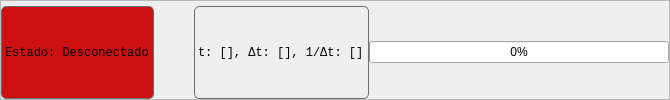
        <widget class="QFrame" name="footerMainFrame">
         <property name="minimumSize">
          <size>
           <width>0</width>
           <height>25</height>
          </size>
         </property>
         <property name="frameShape">
          <enum>QFrame::StyledPanel</enum>
         </property>
         <property name="frameShadow">
          <enum>QFrame::Raised</enum>
         </property>
         <layout class="QHBoxLayout" name="horizontalLayout_12">
          <property name="spacing">
           <number>0</number>
          </property>
          <property name="leftMargin">
           <number>0</number>
          </property>
          <property name="topMargin">
           <number>5</number>
          </property>
          <property name="rightMargin">
           <number>0</number>
          </property>
          <property name="bottomMargin">
           <number>0</number>
          </property>
          <item>
           <widget class="QLabel" name="connectionStatusLabel">
            <property name="font">
             <font>
              <family>consolas</family>
              <pointsize>9</pointsize>
              <italic>false</italic>
              <bold>false</bold>
             </font>
            </property>
            <property name="styleSheet">
             <string notr="true">*
{
background-color: #cd0f0f;
font-family: consolas;
border: 1px solid rgb(109, 109, 109);
border-radius: 5px;
}</string>
            </property>
            <property name="text">
             <string>Estado: Desconectado</string>
            </property>
           </widget>
          </item>
          <item>
           <spacer name="horizontalSpacer_2">
            <property name="orientation">
             <enum>Qt::Horizontal</enum>
            </property>
            <property name="sizeHint" stdset="0">
             <size>
              <width>40</width>
              <height>20</height>
             </size>
            </property>
           </spacer>
          </item>
          <item>
           <widget class="QLabel" name="cursorInfoLabel">
            <property name="styleSheet">
             <string notr="true">*
{
font-family: consolas;
border: 1px solid rgb(109, 109, 109);
border-radius: 5px;
}</string>
            </property>
            <property name="text">
             <string>t: [], Δt: [], 1/Δt: []</string>
            </property>
           </widget>
          </item>
          <item>
           <widget class="QProgressBar" name="samplingProgressBar">
            <property name="sizePolicy">
             <sizepolicy hsizetype="Fixed" vsizetype="Fixed">
              <horstretch>0</horstretch>
              <verstretch>0</verstretch>
             </sizepolicy>
            </property>
            <property name="minimumSize">
             <size>
              <width>300</width>
              <height>0</height>
             </size>
            </property>
            <property name="maximumSize">
             <size>
              <width>300</width>
              <height>16777215</height>
             </size>
            </property>
            <property name="layoutDirection">
             <enum>Qt::RightToLeft</enum>
            </property>
            <property name="value">
             <number>0</number>
            </property>
            <property name="invertedAppearance">
             <bool>true</bool>
            </property>
           </widget>
          </item>
         </layout>
        </widget>
